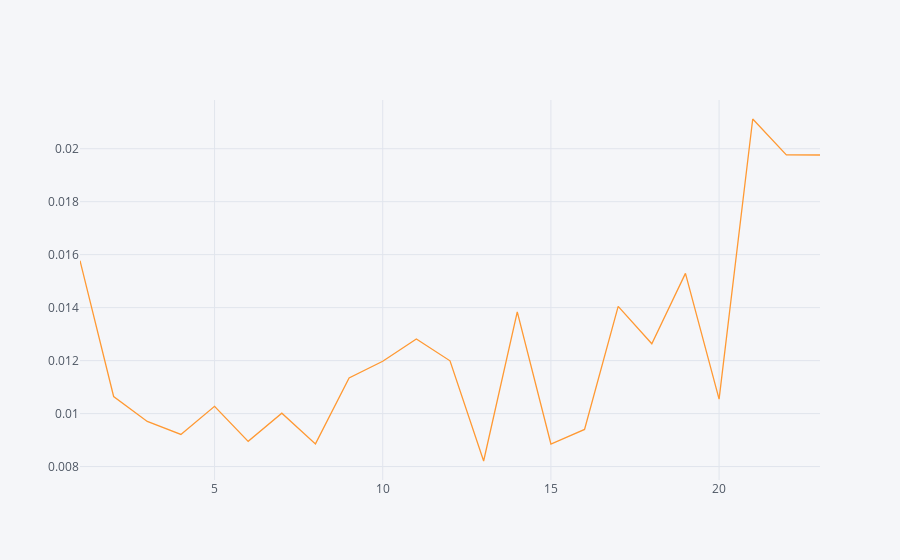

The code cell stored with this chart in its notebook:
### Code cell
temp_last.index= np.arange(1,24)
temp_last.mean(axis=1).iplot()

### Figure 1 — Plotly figure (JSON) as saved in the notebook; plotly's stock layout.template omitted (floating-point values rounded to 4 significant figures)
{"data": [{"line": {"color": "rgba(255, 153, 51, 1.0)", "dash": "solid", "shape": "linear", "width": 1.3}, "mode": "lines", "name": "None", "text": "", "type": "scatter", "x": [1, 2, 3, 4, 5, 6, 7, 8, 9, 10, 11, 12, 13, 14, 15, 16, 17, 18, 19, 20, 21, 22, 23], "y": [0.01577, 0.01064, 0.009704, 0.009213, 0.01027, 0.008951, 0.01001, 0.008856, 0.01134, 0.01197, 0.01282, 0.01199, 0.008209, 0.01384, 0.008851, 0.009401, 0.01405, 0.01263, 0.01529, 0.01055, 0.02112, 0.01977, 0.01976]}], "layout": {"legend": {"bgcolor": "#F5F6F9", "font": {"color": "#4D5663"}}, "paper_bgcolor": "#F5F6F9", "plot_bgcolor": "#F5F6F9", "title": {"font": {"color": "#4D5663"}}, "xaxis": {"gridcolor": "#E1E5ED", "showgrid": true, "tickfont": {"color": "#4D5663"}, "title": {"font": {"color": "#4D5663"}, "text": ""}, "zerolinecolor": "#E1E5ED"}, "yaxis": {"gridcolor": "#E1E5ED", "showgrid": true, "tickfont": {"color": "#4D5663"}, "title": {"font": {"color": "#4D5663"}, "text": ""}, "zerolinecolor": "#E1E5ED"}}}
